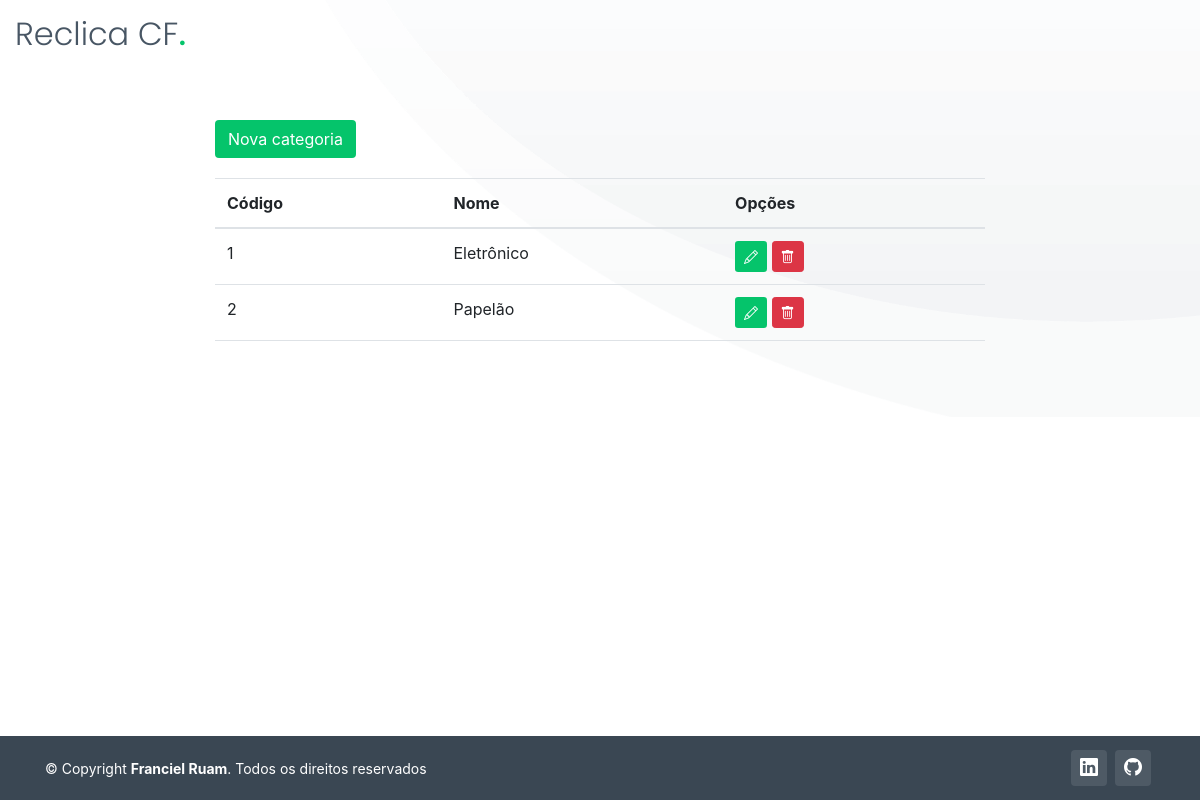
Before: /listar/categorias/ (signed in) with the older database file.
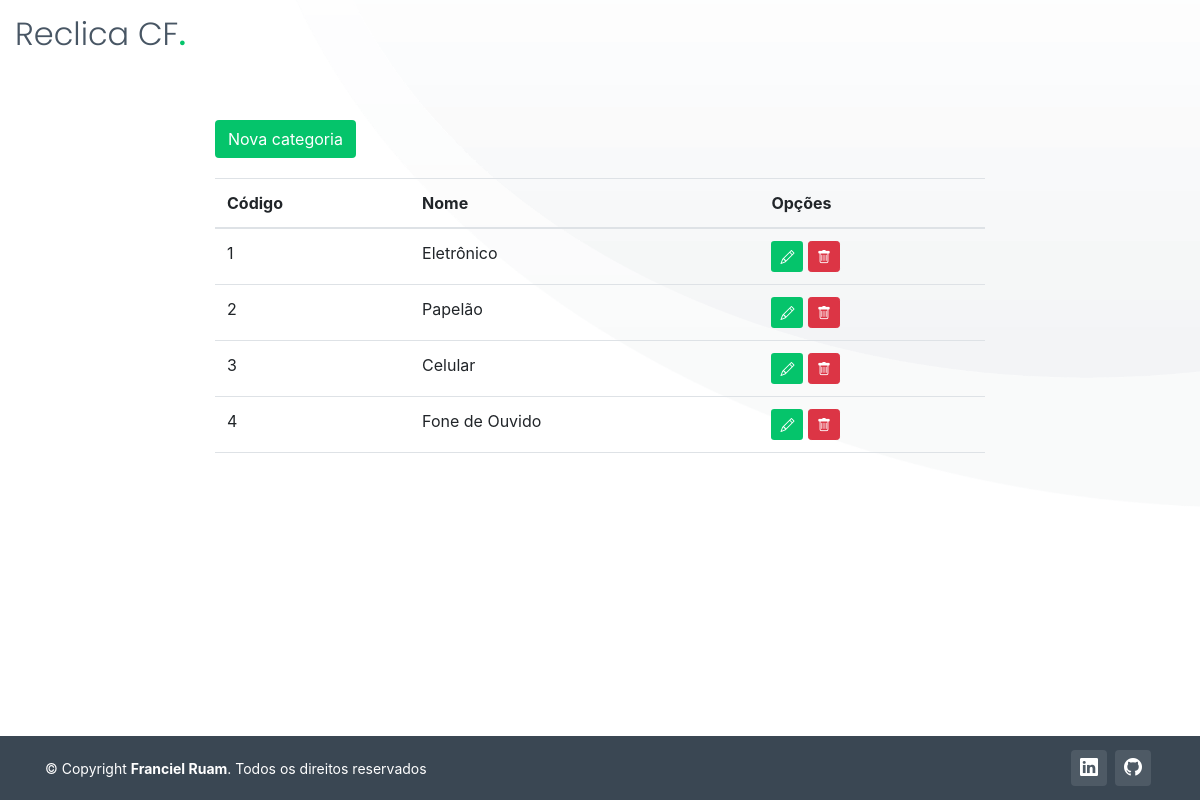
After: the same page with the newer database file.
### cadastro/models.py (models this page shows, shortened)
class Categoria(models.Model):
    nome = models.CharField(max_length=150, verbose_name="Categoria")
    observacao = models.CharField(max_length=255, blank=True, null=True, verbose_name="Observação")
    data_cadastro = models.DateTimeField(verbose_name="Data Cadastro", auto_now_add=True)
    status = models.CharField(max_length=1, default="A")

### cadastro/views.py (the view)
# urls.py: path('listar/categorias/', CategoriaList.as_view(), name='listar-categoria'),
class CategoriaList(GroupRequiredMixin, LoginRequiredMixin, ListView):
    model = Categoria
    group_required = u"Administrador"
    template_name = "cadastro/listas/categorias.html"

### cadastro/templates/cadastro/listas/categorias.html (shortened to what this page needs)
{% extends 'paginas/modelo.html' %}
{% load static %}
{% block conteudo2 %}
<div id="hero-animated" class="hero-animated">
    <div class="container col-lg-8">
        <a href="{% url 'cadastrar-categoria' %}" class="btn btn-success float-left"
            style="margin-bottom: 20px; background-color: #05c46b; border-color: transparent;">
            Nova categoria
        </a>
        <div class="table-responsive">
            <table class="table">
                <thead>
                    <tr>
                        <th>Código</th>
                        <th>Nome</th>
                        <th>Opções</th>
                    </tr>
                </thead>
                <tbody>
                    {% for obj in object_list %}
                    <tr>
                        <td>{{ obj.pk }}</td>
                        <td>{{ obj.nome }}</td>
                        <td>
                            <a href="{% url 'editar-categoria' obj.pk %}" class="btn btn-success btn-sm" title="Editar"
                                style="background-color: #05c46b; border-color: transparent;">
                                <i class="bi bi-pencil" aria-hidden="true"></i>
                            </a>
                            <a href="{% url 'excluir-categoria' obj.pk %}" class="btn btn-danger btn-sm" title="Excluir">
                                <i class="bi bi-trash" aria-hidden="true"></i>
                            </a>
                        </td>
                    </tr>
                    {% empty %}
                    <tr>
                        <td colspan="100%">Nenhum registro encontrado.</td>
                    </tr>
                    {% endfor %}
                </tbody>
            </table>
        </div>
    </div>
</div>
{% endblock %}

Changed rows visible on the page:
added Categoria: pk "3", nome "Celular"
added Categoria: pk "4", nome "Fone de Ouvido"
